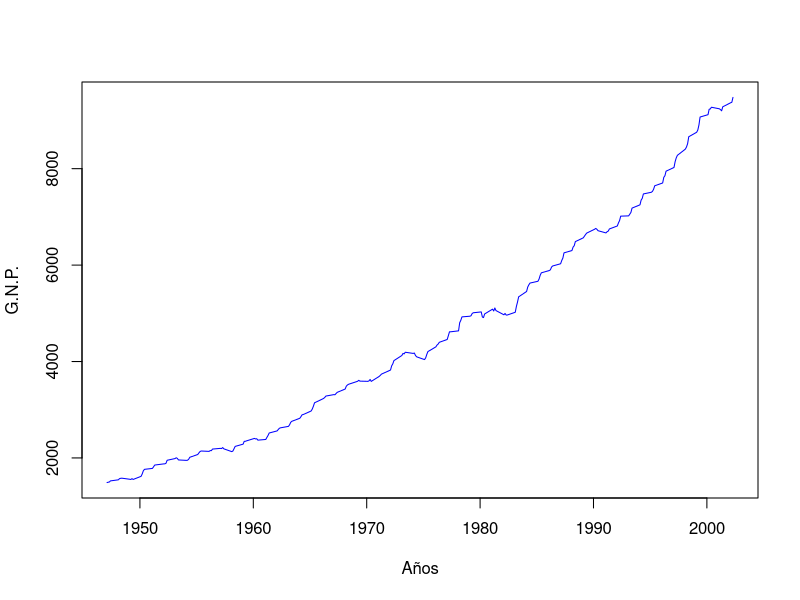
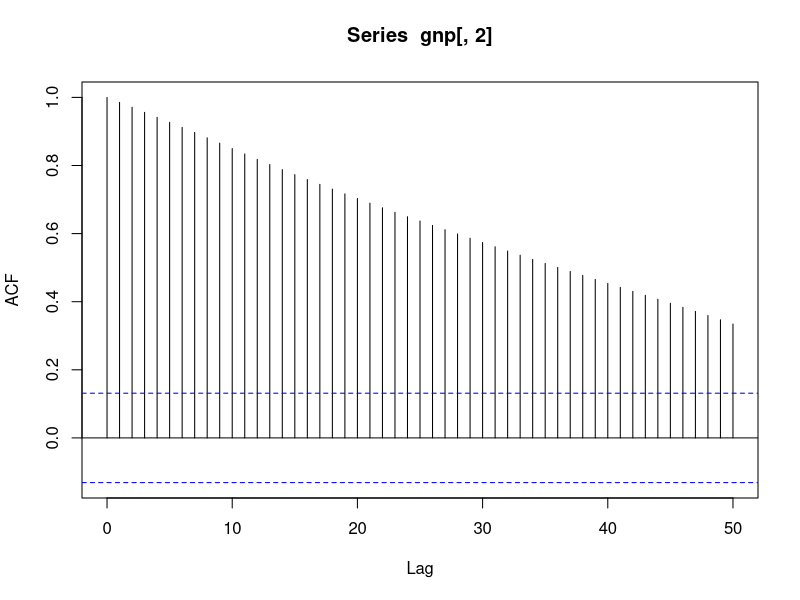
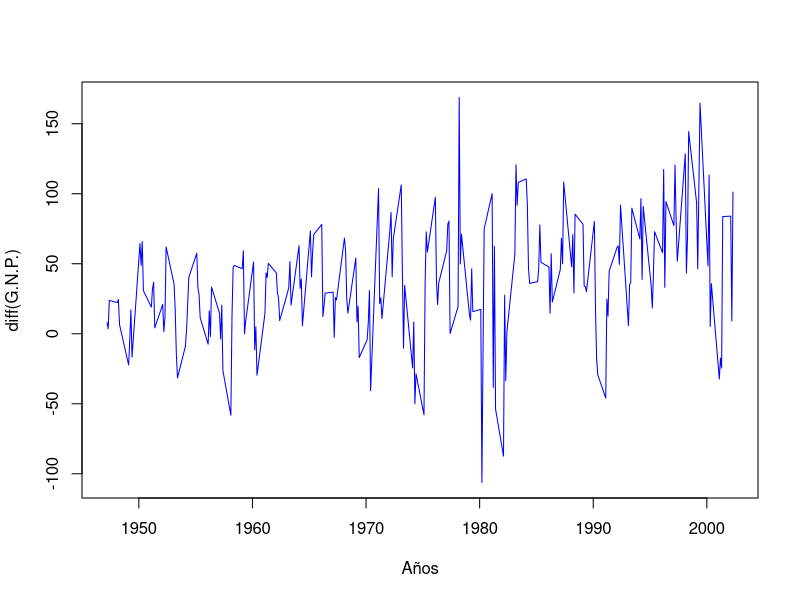
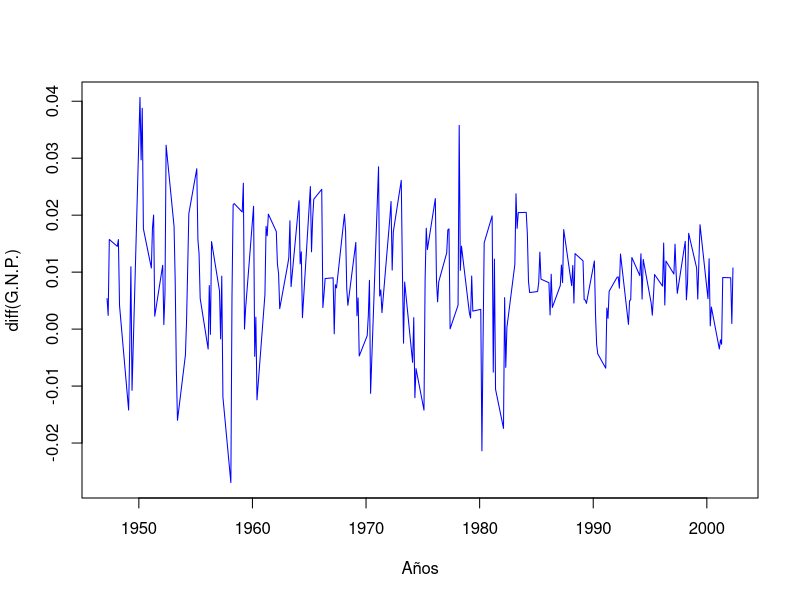
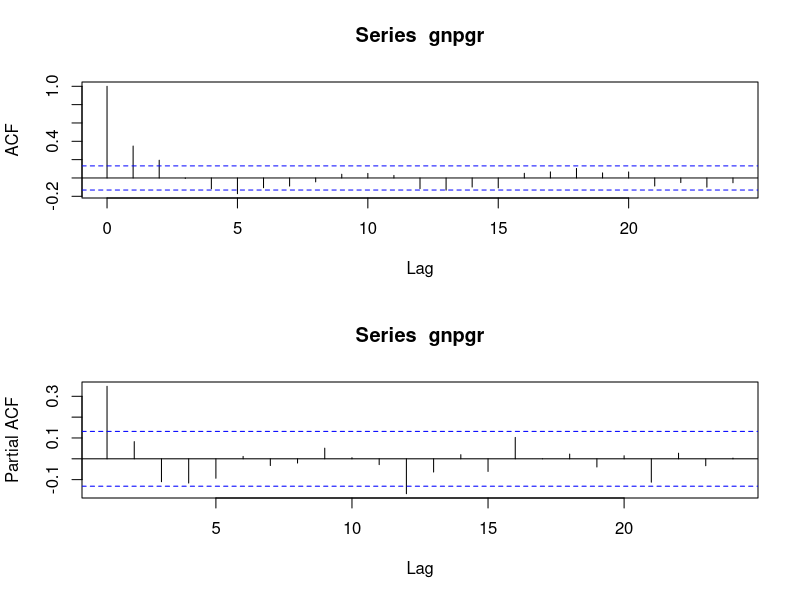
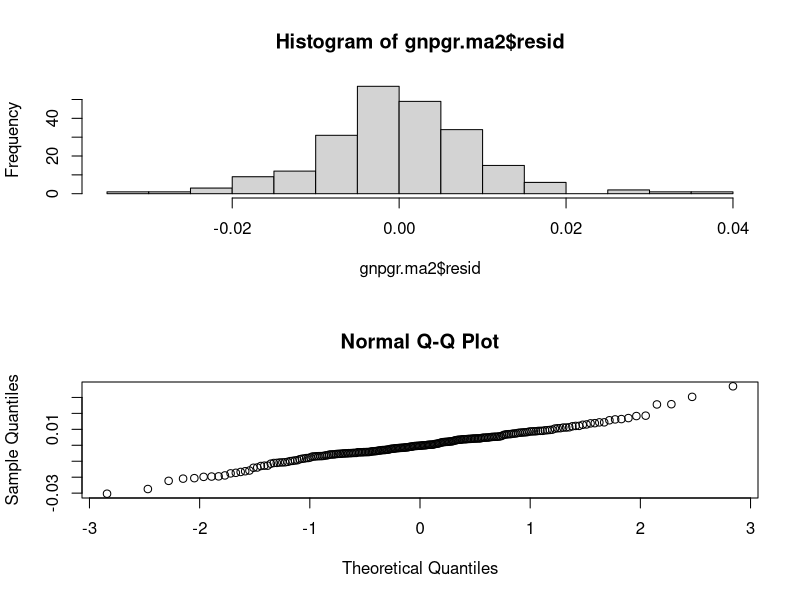
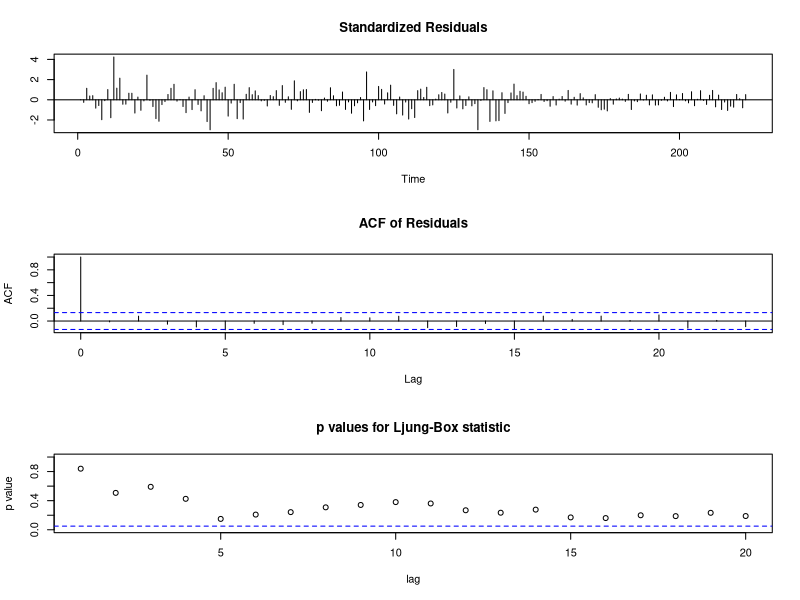
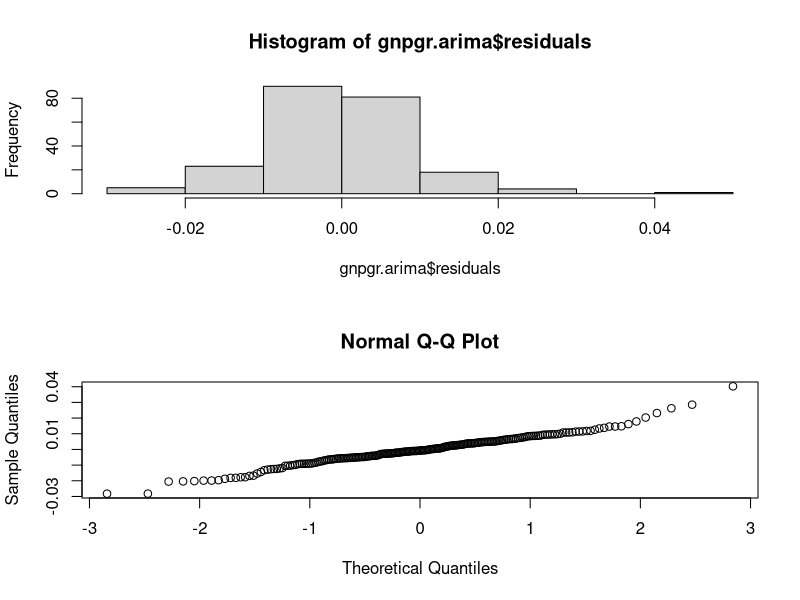

R code for these plots, in order:
## ---- chunk 1
# Lectura de los datos
gnp=read.table("data/gnp96.txt")
# Grafico de la serie
plot(gnp,type="l", xlab="Años",ylab="G.N.P.",col="blue")
## ---- chunk 2
# ACF muestral de GNP
acf(gnp[,2], 50)
## ---- chunk 3
# Primera diferencia
gnpdif=diff(gnp[,2])
plot(gnp[2:223,1],gnpdif, type="l",xlab="Años",ylab="diff(G.N.P.)",
     col="blue")
## ---- chunk 4
# Transformacion y primera diferencia
gnpgr = diff(log(gnp[,2]))
plot(gnp[2:223,1],gnpgr,type = "l",xlab="Años",ylab="diff(G.N.P.)",
     col="blue")
## ---- chunk 5
# ACF y PACF de la transformacion
par(mfrow=c(2,1))
acf(gnpgr, 24)
pacf(gnpgr,24)
## ---- chunk 6
gnpgr.ar=arima(gnpgr, c(1, 0, 0)) # AR(1)
## ---- chunk 7
gnpgr.ma2=arima(gnpgr, c(0, 0, 2)) # MA(2)
# Psi-pesos
ARMAtoMA(ar=.3467, ma=0, 10) # prints psi-weights
## ---- chunk 8
#tsdiag(gnpgr.ma2,gof.lag=20)
## ---- chunk 9
par(mfrow=c(2,1))
hist(gnpgr.ma2$resid,br=12)
qqnorm(gnpgr.ma2$resid)
## ---- chunk 10
shapiro.test(gnpgr.ma2$resid)
## ---- chunk 11
gnpgr.arima=arima(gnpgr,order=c(1,1,2))
tsdiag(gnpgr.arima,gof.lag=20)
## ---- chunk 12
par(mfrow=c(2,1))
hist(gnpgr.arima$residuals)
qqnorm(gnpgr.arima$residuals)
shapiro.test(gnpgr.arima$residuals)
## ---- chunk 13
uspop=read.table("data/USPOP2.txt", header = TRUE)
fit.usp=lm(Pob~t+I(t^2)+I(t^3)+I(t^4)+I(t^5)+I(t^6)+I(t^7)+I(t^8),
           data=uspop)
plot(uspop,type="p",lty=19,col="blue",xlim=c(1910,2010))
lines(x = uspop$t, y=predict(fit.usp), col = "red", lwd = 2)
## ---- chunk 14
n=length(gnpgr)
# Modelos AR
kar=length(gnpgr.ar$coef)
sar=gnpgr.ar$sigma2
# Modelos MA
kma=length(gnpgr.ma2$coef)
sma=gnpgr.ma2$sigma2
# Modelo ARIMA
karima=length(gnpgr.arima$coef)
sarima=gnpgr.arima$sigma2

Tabla=matrix(numeric(9),3,3)
# AIC
Tabla[1,1]=log(sar)+(n+2*kar)/n
Tabla[2,1]=log(sma)+(n+2*kma)/n
Tabla[3,1]=log(sarima)+(n+2*karima)/n
# AICc
Tabla[3,2]=log(sar)+(n+kar)/(n-kar-2)
Tabla[3,2]=log(sma)+(n+kma)/(n-kma-2)
Tabla[3,2]=log(sarima)+(n+karima)/(n-karima-2)
# BIC (SIC)
Tabla[3,2]=log(sar)+kar*log(n)/n
Tabla[3,2]=log(sma)+kma*log(n)/n
Tabla[3,2]=log(sarima)+karima*log(n)/n
# Nombre de las columnas
Tabla<-as.data.frame(Tabla)
colnames(Tabla)=c("AIC","AICc","SIC")
rownames(Tabla)=c("AR(1)","MA(2)","ARIMA(1,1,2)")
Tabla
